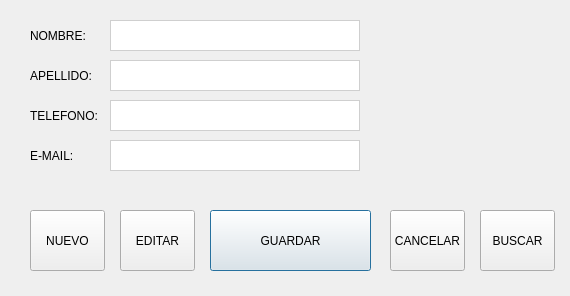
<?xml version="1.0" encoding="UTF-8"?>
<ui version="4.0">
 <class>Dialog</class>
 <widget class="QDialog" name="Dialog">
  <property name="geometry">
   <rect>
    <x>0</x>
    <y>0</y>
    <width>570</width>
    <height>296</height>
   </rect>
  </property>
  <property name="windowTitle">
   <string>Datos de Clientes</string>
  </property>
  <property name="styleSheet">
   <string notr="true">#nuevo, #editar, #guardar, #cancelar, #buscar {
	border: 1px solid #CFCFCF;
	background-color: #d0d0d0;
	
}

#nombre, #apellido, #telefono, #email {
	border: 1px solid #CFCFCF;
	background-color: #FFFFFF;
	
}
</string>
  </property>
  <widget class="QLineEdit" name="email">
   <property name="enabled">
    <bool>true</bool>
   </property>
   <property name="geometry">
    <rect>
     <x>110</x>
     <y>140</y>
     <width>250</width>
     <height>31</height>
    </rect>
   </property>
   <property name="styleSheet">
    <string notr="true"/>
   </property>
  </widget>
  <widget class="QPushButton" name="btnGuardar">
   <property name="geometry">
    <rect>
     <x>210</x>
     <y>210</y>
     <width>161</width>
     <height>61</height>
    </rect>
   </property>
   <property name="styleSheet">
    <string notr="true"/>
   </property>
   <property name="text">
    <string>GUARDAR</string>
   </property>
  </widget>
  <widget class="QLineEdit" name="nombre">
   <property name="enabled">
    <bool>true</bool>
   </property>
   <property name="geometry">
    <rect>
     <x>110</x>
     <y>20</y>
     <width>250</width>
     <height>31</height>
    </rect>
   </property>
   <property name="toolTip">
    <string extracomment="ingrese un nombre"/>
   </property>
   <property name="styleSheet">
    <string notr="true"/>
   </property>
   <property name="text">
    <string comment="nombre" extracomment="nombre"/>
   </property>
   <property name="readOnly">
    <bool>false</bool>
   </property>
   <property name="placeholderText">
    <string comment="nombre" extracomment="nombre"/>
   </property>
  </widget>
  <widget class="QLineEdit" name="apellido">
   <property name="enabled">
    <bool>true</bool>
   </property>
   <property name="geometry">
    <rect>
     <x>110</x>
     <y>60</y>
     <width>250</width>
     <height>31</height>
    </rect>
   </property>
   <property name="styleSheet">
    <string notr="true"/>
   </property>
  </widget>
  <widget class="QLabel" name="txt_nombre">
   <property name="geometry">
    <rect>
     <x>30</x>
     <y>20</y>
     <width>75</width>
     <height>31</height>
    </rect>
   </property>
   <property name="text">
    <string>NOMBRE:</string>
   </property>
  </widget>
  <widget class="QLabel" name="txt_apellido">
   <property name="geometry">
    <rect>
     <x>30</x>
     <y>60</y>
     <width>75</width>
     <height>31</height>
    </rect>
   </property>
   <property name="text">
    <string>APELLIDO:</string>
   </property>
  </widget>
  <widget class="QLabel" name="txt_telefono">
   <property name="geometry">
    <rect>
     <x>30</x>
     <y>100</y>
     <width>75</width>
     <height>31</height>
    </rect>
   </property>
   <property name="text">
    <string>TELEFONO:</string>
   </property>
  </widget>
  <widget class="QLabel" name="txt_email">
   <property name="geometry">
    <rect>
     <x>30</x>
     <y>140</y>
     <width>75</width>
     <height>31</height>
    </rect>
   </property>
   <property name="text">
    <string>E-MAIL:</string>
   </property>
  </widget>
  <widget class="QLineEdit" name="telefono">
   <property name="enabled">
    <bool>true</bool>
   </property>
   <property name="geometry">
    <rect>
     <x>110</x>
     <y>100</y>
     <width>250</width>
     <height>31</height>
    </rect>
   </property>
   <property name="styleSheet">
    <string notr="true"/>
   </property>
  </widget>
  <widget class="QLabel" name="imagen">
   <property name="geometry">
    <rect>
     <x>410</x>
     <y>20</y>
     <width>121</width>
     <height>111</height>
    </rect>
   </property>
   <property name="text">
    <string/>
   </property>
   <property name="pixmap">
    <pixmap>../img/persona.png</pixmap>
   </property>
   <property name="scaledContents">
    <bool>true</bool>
   </property>
   <property name="wordWrap">
    <bool>false</bool>
   </property>
  </widget>
  <widget class="QPushButton" name="btnCancelar">
   <property name="geometry">
    <rect>
     <x>390</x>
     <y>210</y>
     <width>75</width>
     <height>61</height>
    </rect>
   </property>
   <property name="styleSheet">
    <string notr="true"/>
   </property>
   <property name="text">
    <string>CANCELAR</string>
   </property>
  </widget>
  <widget class="QPushButton" name="btnEditar">
   <property name="geometry">
    <rect>
     <x>120</x>
     <y>210</y>
     <width>75</width>
     <height>61</height>
    </rect>
   </property>
   <property name="styleSheet">
    <string notr="true"/>
   </property>
   <property name="text">
    <string>EDITAR</string>
   </property>
  </widget>
  <widget class="QPushButton" name="btnNuevo">
   <property name="geometry">
    <rect>
     <x>30</x>
     <y>210</y>
     <width>75</width>
     <height>61</height>
    </rect>
   </property>
   <property name="styleSheet">
    <string notr="true"/>
   </property>
   <property name="text">
    <string>NUEVO</string>
   </property>
  </widget>
  <widget class="QPushButton" name="btnBuscar">
   <property name="geometry">
    <rect>
     <x>480</x>
     <y>210</y>
     <width>75</width>
     <height>61</height>
    </rect>
   </property>
   <property name="styleSheet">
    <string notr="true"/>
   </property>
   <property name="text">
    <string>BUSCAR</string>
   </property>
  </widget>
 </widget>
 <resources/>
 <connections/>
</ui>
